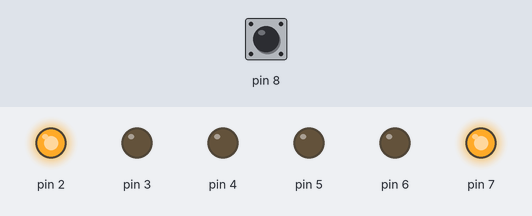
A sketch run on a simulated Arduino Uno, built with avr-gcc and run on an emulated ATmega328P. On the bench: output pins drawn as LEDs (lit = HIGH). Dashed ring = blinking. The inputs (shaded band) are chosen by the test bench; at power-on: pin 8 HIGH.

Above: at 1.2 s.
1.3 s: pin 8 pulled LOW for 0.15 s
At 2.5 s:
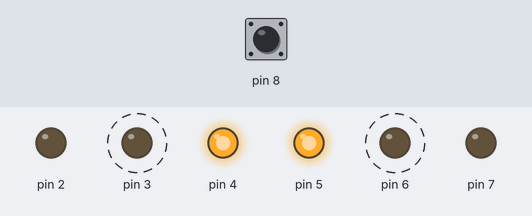
4.4 s: pin 8 pulled LOW for 1 s
At 4.8 s:
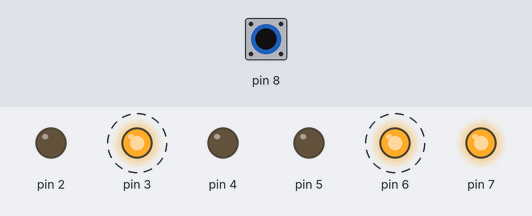
8.4 s: pin 8 pulled LOW for 3.2 s
At 10.3 s:
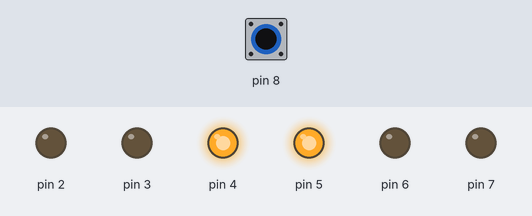
Timing chart, 0 to 16.0 s (numbered marks = the images above; inputs shaded):
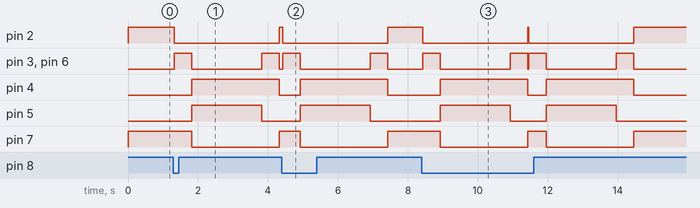

The sketch:

traffic_light.ino
```cpp
int btn1;
int delayTime = 25;

void setup() {

  pinMode(8, INPUT_PULLUP);

  for (byte i = 2; i < 8; i++) {
    pinMode(i, OUTPUT);
  }

  start_state();

}

void loop() {

  btn1 = digitalRead(8);

  if(btn1 == LOW){
    delay(delayTime);

    temporary_state_from_green_to_red();
    delay(500);

    final_state();
    delay(2000);

    temporary_state_from_red_to_green();
    delay(500);

    start_state();
  }

}

void start_state(){
  digitalWrite(2, HIGH);
  digitalWrite(3, LOW);
  digitalWrite(4, LOW);
  digitalWrite(5, LOW);
  digitalWrite(6, LOW);
  digitalWrite(7, HIGH);
}

void temporary_state_from_green_to_red(){
  digitalWrite(2, LOW);
  digitalWrite(3, HIGH);
  digitalWrite(4, LOW);
  digitalWrite(5, LOW);
  digitalWrite(6, HIGH);
  digitalWrite(7, HIGH);
}

void temporary_state_from_red_to_green(){
  digitalWrite(2, LOW);
  digitalWrite(3, HIGH);
  digitalWrite(4, HIGH);
  digitalWrite(5, LOW);
  digitalWrite(6, HIGH);
  digitalWrite(7, LOW);
}

void final_state(){
  digitalWrite(2, LOW);
  digitalWrite(3, LOW);
  digitalWrite(4, HIGH);
  digitalWrite(5, HIGH);
  digitalWrite(6, LOW);
  digitalWrite(7, LOW);
}
```

Measured:
- after the input at 1.3 s, pin 2: HIGH → LOW at once, → HIGH 3.0 s later; pin 3, pin 6: alternates HIGH for 0.50 s and LOW for 2.0 s, starting at once; pin 4: LOW → HIGH after 0.53 s, → LOW 2.5 s later; pin 5: LOW → HIGH after 0.53 s, → LOW 2.0 s later; pin 7: HIGH → LOW after 0.53 s, → HIGH 2.5 s later
- after the input at 4.4 s, pin 2: HIGH → LOW at once, → HIGH 3.0 s later; pin 3, pin 6: alternates HIGH for 0.50 s and LOW for 2.0 s, starting at once; pin 4: LOW → HIGH after 0.53 s, → LOW 2.5 s later; pin 5: LOW → HIGH after 0.53 s, → LOW 2.0 s later; pin 7: HIGH → LOW after 0.53 s, → HIGH 2.5 s later
- after the input at 8.4 s, pin 2: alternates HIGH for 0.03 s and LOW for 3.0 s, 4 changes in all, then stays HIGH, starting at once; pin 4: alternates HIGH for 2.5 s and LOW for 0.53 s, 4 changes in all, then stays LOW, starting after 0.53 s
